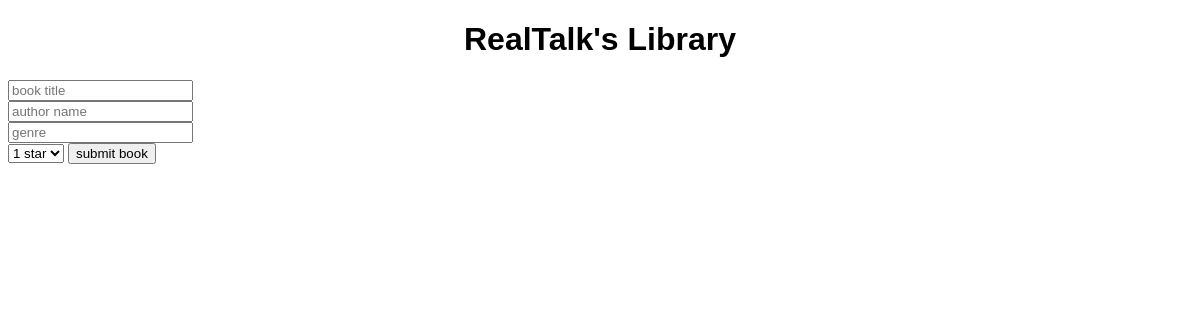
The page /home (signed in) on the database as committed earlier.
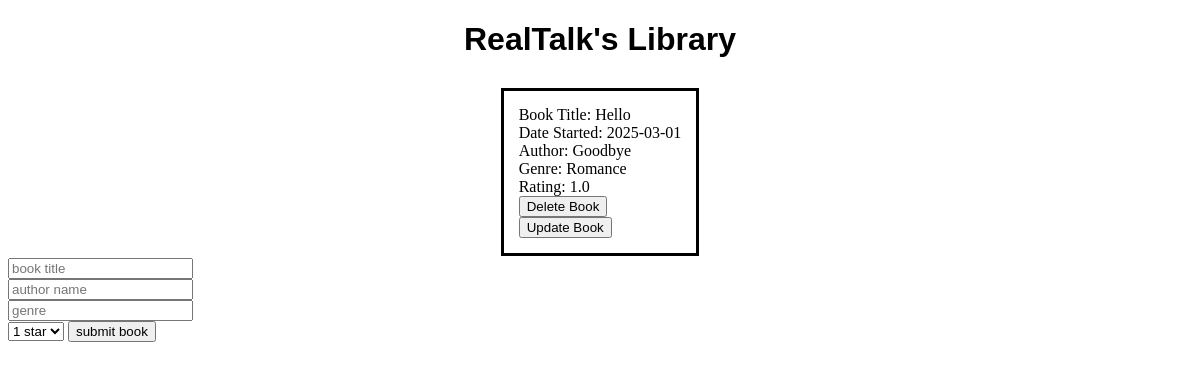
The same page on the database as committed later.
### app.py (models this page shows, shortened)
class User(db.Model, UserMixin):
    __tablename__ = 'user'
    id = db.Column(db.Integer, primary_key=True)
    user_name = db.Column(db.String(20), nullable=False)
    password = db.Column(db.String(30), nullable=False)
    bookshelf = db.relationship('Book', backref='User', lazy='dynamic')

class Book(db.Model):
    id = db.Column(db.Integer, primary_key=True)
    title = db.Column(db.String(100), nullable=False)
    author = db.Column(db.String(100), nullable=False, default="")
    genre = db.Column(db.String(100), nullable=True, default="")
    date_created = db.Column(db.DateTime, default= lambda : datetime.now(timezone.utc))
    owner_id = db.Column(db.Integer, db.ForeignKey('user.id'), nullable=False)
    rating = db.Column(db.Double, nullable=False)
    __table_args__ = (
        db.CheckConstraint('rating BETWEEN 1 AND 5', name='rating_range'),
    )

### app.py (the view)
@app.route('/home', methods=['GET', 'POST'])
def index():
    if request.method == 'POST':
        book_title = request.form.get('book')
        book_author = request.form.get('author')
        book_genre = request.form.get('genre')
        book_rating = request.form.get('rating')
        owner_id= current_user.id
        username = User.query.filter_by(id=owner_id).first().user_name
        new_book = Book(title=book_title, author=book_author, genre=book_genre, rating=book_rating, owner_id=owner_id)
        try:
            db.session.add(new_book)
            db.session.commit()
            Books = Book.query.order_by(Book.date_created).all()
            return redirect(url_for('index'))
        except Exception as e:
            return f'{str(e)}'
    else:
        owner_id= current_user.id
        username = User.query.filter_by(id=owner_id).first().user_name
        Books = Book.query.order_by(Book.date_created).all()
        return render_template('index.html',   packed=zip(Books, numbers), username=username)

### app.py (called while the page is built)
@login_manager.user_loader
def load_user(user_id):
    return User.query.get(int(user_id))

### templates/index.html (shortened to what this page needs)
{% extends 'base.html'%}
{% block body %}
<div class="content">
    <h1>{{ username }}'s Library</h1>
    <div class="book-table">
        <table>
            {% set count = 0 %}
            <tr>
            <tr>
            <tr>
                    {% for book, number in packed: %}
                        {%if (book.id-1) % 3 == 0 %}
                            </tr> <tr>
                        {%endif%}
                        <td> Book Title: {{ book.title }} <br>
                             Date Started: {{ book.date_created.date() }} <br>
                             Author: {{ book.author }} <br>
                             Genre: {{ book.genre }} <br>
                             Rating: {{ book.rating }} <br>
                            <form action="/delete/{{book.id}}" method="POST" style="display:inline;">
                                <button type="submit">
                                    Delete Book
                                </button>
                            </form>
                            <form action="/add-notes/{{book.id}}">
                                <button type="submit">
                                    Update Book
                                </button>
                            </form>
                        </td>
                    {% endfor %}
            </tr>
        </table>
    </div>
    <div class="form">
        <form method="POST">
            <input type="text"  placeholder="book title"  name="book" required> <br>
            <input type="text" placeholder="author name" name="author" required> <br>
            <input type="text"  placeholder="genre"  name="genre" required> <br>
            <select name="rating">
                <option value="1">1 star</option>
            </select>
            <button type="submit"> submit book </button>
        </form>
    </div>
</div>
{% endblock %}

### templates/base.html (shortened to what this page needs)
<!DOCTYPE html>
<html lang="en">
<head>
    <link rel="stylesheet" type="text/css" href="{{url_for('static', filename='css/style.css')}}">
</head>
<body>
    {% block body %}{% endblock %}
</body>
</html>

### static/css/style.css (style rules this page uses)
h1 { font-family: Arial, Helvetica, sans-serif; text-align: center; }
td { border: solid; border-collapse: collapse; padding: 15px; }
table { margin-left: auto; margin-right: auto; }

Rows that differ between the two databases and show on the page:
added Book: title "Hello", date_created "2025-03-01", author "Goodbye", genre "Romance", rating "1.0"
